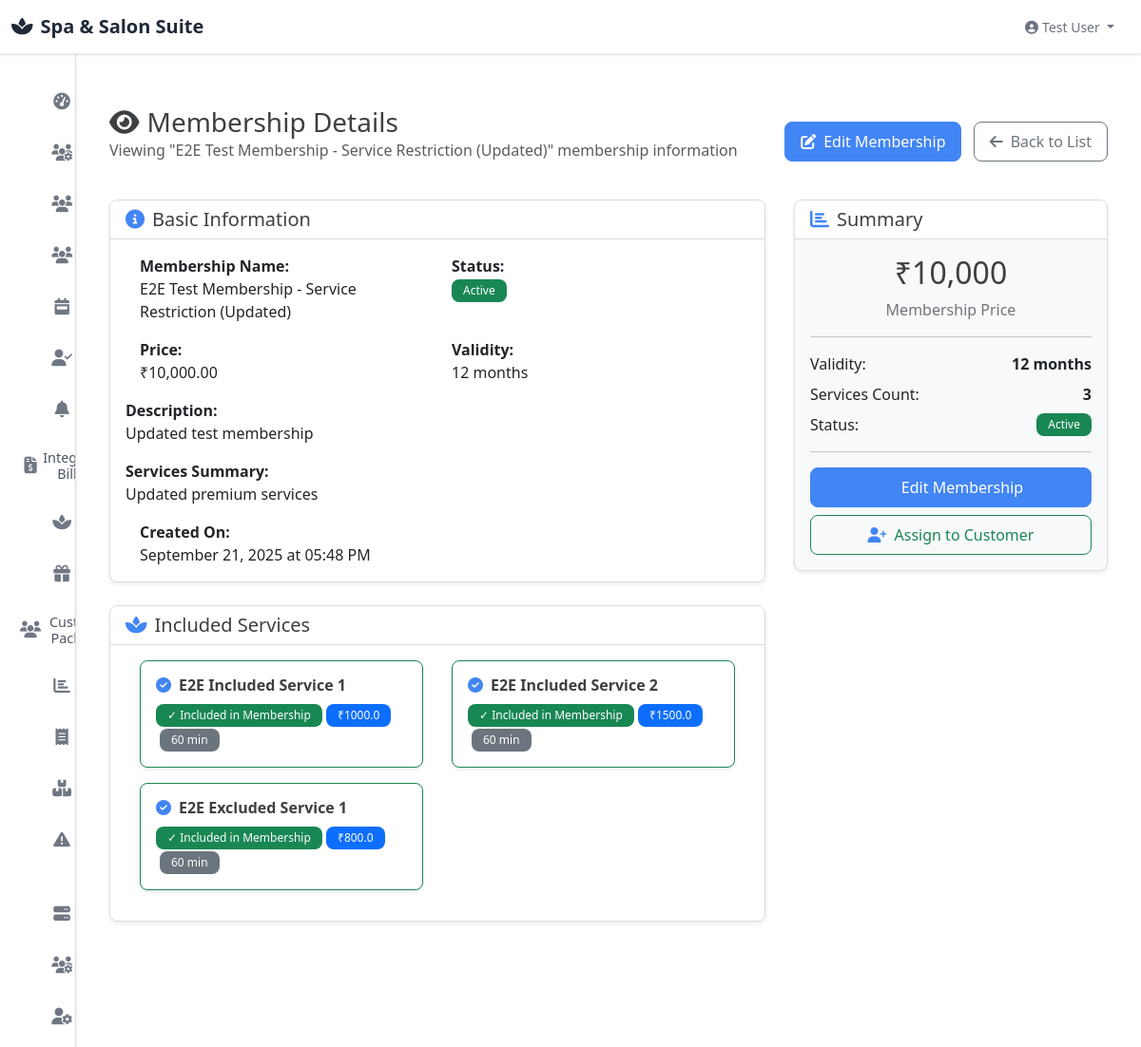
The page /memberships/view/8 (signed in) on the database its author committed.
### models.py (models this page shows, shortened)
class Membership(db.Model):
    __tablename__ = "memberships"
    id = db.Column(db.Integer, primary_key=True)
    name = db.Column(db.String(100), nullable=False)
    price = db.Column(db.Float, nullable=False)
    validity_months = db.Column(db.Integer, nullable=False)  # Usually 12
    services_included = db.Column(db.Text, nullable=True)  # Keep for backward compatibility
    description = db.Column(db.Text, nullable=True)  # Description field for membership details
    is_active = db.Column(db.Boolean, default=True, nullable=False)
    created_at = db.Column(db.DateTime, default=datetime.utcnow)
    membership_services = db.relationship('MembershipService', backref='membership', lazy=True, cascade='all, delete-orphan')

class MembershipService(db.Model):
    __tablename__ = 'membership_services'
    id = db.Column(db.Integer, primary_key=True)
    membership_id = db.Column(db.Integer, db.ForeignKey('memberships.id'), nullable=False)
    service_id = db.Column(db.Integer, db.ForeignKey('service.id'), nullable=False)
    created_at = db.Column(db.DateTime, default=datetime.utcnow)
    service = db.relationship('Service', backref='membership_services')
    __table_args__ = (db.UniqueConstraint('membership_id', 'service_id'),)

class Service(db.Model):
    id = db.Column(db.Integer, primary_key=True)
    name = db.Column(db.String(100), nullable=False)
    description = db.Column(db.Text)
    duration = db.Column(db.Integer, nullable=False)  # in minutes
    price = db.Column(db.Float, nullable=False)
    category_id = db.Column(db.Integer, db.ForeignKey('category.id'))
    category = db.Column(db.String(50), nullable=False)  # Fallback for compatibility
    is_active = db.Column(db.Boolean, default=True)
    created_at = db.Column(db.DateTime, default=datetime.utcnow)
    appointments = db.relationship('Appointment', backref='service', lazy=True)

### modules/packages/membership_views.py (the view)
@app.route('/memberships/view/<int:membership_id>')
@login_required
def membership_view(membership_id):
    if not hasattr(current_user, 'can_access') or not current_user.can_access('packages'):
        flash('Access denied', 'danger')
        return redirect(url_for('dashboard'))
    membership = Membership.query.get_or_404(membership_id)
    return render_template('memberships/view.html', membership=membership)

### app.py (called while the page is built)
@login_manager.user_loader
def load_user(user_id):
    from models import User
    return User.query.get(int(user_id))

@app.context_processor
def utility_processor():
    import utils
    return dict(utils=utils)

@app.after_request
def after_request(response):
    response.headers['X-Frame-Options'] = 'SAMEORIGIN'
    response.headers['Access-Control-Allow-Origin'] = '*'
    response.headers['Access-Control-Allow-Methods'] = 'GET, POST, PUT, DELETE, OPTIONS'
    response.headers['Access-Control-Allow-Headers'] = 'Content-Type, Authorization, X-Requested-With'
    response.headers['Cache-Control'] = 'no-cache, no-store, must-revalidate'
    response.headers['Pragma'] = 'no-cache'
    response.headers['Expires'] = '0'
    return response

### models.py (called while the page is built, shortened)
    def has_role(self, role):
        if self.role_id and hasattr(self, 'dynamic_role') and self.dynamic_role:
            return self.dynamic_role.name == role
        return self.role == role

    def can_access(self, resource):
        if not self.is_active:
            return False
        if self.has_role('admin') or self.has_role('super_admin') or self.role == 'admin':
            return True

### templates/memberships/view.html (shortened to what this page needs)
{% extends "base.html" %}
{% block content %}
<div class="container-fluid">
    <div class="row">
        <div class="col-12">
            <div class="d-flex justify-content-between align-items-center mb-4">
                <div>
                    <h1 class="h3 mb-0">
                        <i class="fas fa-eye me-2"></i>Membership Details
                    </h1>
                    <p class="text-muted">Viewing "{{ membership.name }}" membership information</p>
                </div>
                <div>
                    <a href="{{ url_for('membership_edit', membership_id=membership.id) }}" class="btn btn-primary me-2">
                        <i class="fas fa-edit me-2"></i>Edit Membership
                    </a>
                    <a href="{{ url_for('memberships_list') }}" class="btn btn-outline-secondary">
                        <i class="fas fa-arrow-left me-2"></i>Back to List
                    </a>
                </div>
            </div>
        </div>
    </div>
    <div class="row">
        <div class="col-lg-8">
            <div class="card mb-4">
                <div class="card-header">
                    <h5 class="mb-0">
                        <i class="fas fa-info-circle me-2"></i>Basic Information
                    </h5>
                </div>
                <div class="card-body">
                    <div class="row mb-3">
                        <div class="col-md-6">
                            <strong>Membership Name:</strong>
                            <p class="mb-0">{{ membership.name }}</p>
                        </div>
                        <div class="col-md-6">
                            <strong>Status:</strong>
                            <p class="mb-0">
                                {% if membership.is_active %}
                                <span class="badge bg-success">Active</span>
                                {% else %}
                                <span class="badge bg-secondary">Inactive</span>
                                {% endif %}
                            </p>
                        </div>
                    </div>
                    <div class="row mb-3">
                        <div class="col-md-6">
                            <strong>Price:</strong>
                            <p class="mb-0">₹{{ "{:,.2f}".format(membership.price) }}</p>
                        </div>
                        <div class="col-md-6">
                            <strong>Validity:</strong>
                            <p class="mb-0">{{ membership.validity_months }} months</p>
                        </div>
                    </div>
                    {% if membership.description %}
                    <div class="mb-3">
                        <strong>Description:</strong>
                        <p class="mb-0">{{ membership.description }}</p>
                    </div>
                    {% endif %}
                    {% if membership.services_included %}
                    <div class="mb-3">
                        <strong>Services Summary:</strong>
                        <p class="mb-0">{{ membership.services_included }}</p>
                    </div>
                    {% endif %}
                    <div class="row">
                        <div class="col-md-6">
                            <strong>Created On:</strong>
                            <p class="mb-0">
                                {% if membership.created_at %}
                                {{ membership.created_at.strftime('%B %d, %Y at %I:%M %p') }}
                                {% else %}
                                <span class="text-muted">Not available</span>
                                {% endif %}
                            </p>
                        </div>
                    </div>
                </div>
            </div>
            <div class="card">
                <div class="card-header">
                    <h5 class="mb-0">
                        <i class="fas fa-spa me-2"></i>Included Services
                    </h5>
                </div>
                <div class="card-body">
                    {% if membership.membership_services %}
                    <div class="row">
                        {% for ms in membership.membership_services %}
                        <div class="col-md-6 mb-3">
                            <div class="card border-success">
                                <div class="card-body">
                                    <h6 class="card-title">
                                        <i class="fas fa-check-circle text-success me-2"></i>{{ ms.service.name }}
                                    </h6>
                                    <div>
                                        <span class="badge bg-success">✓ Included in Membership</span>
                                        <span class="badge bg-primary">₹{{ ms.service.price }}</span>
                                        {% if ms.service.duration %}
                                        <span class="badge bg-secondary ms-1">{{ ms.service.duration }} min</span>
                                        {% endif %}
                                    </div>
                                </div>
                            </div>
                        </div>
                        {% endfor %}
                    </div>
                    {% endif %}
                </div>
            </div>
        </div>
        <div class="col-lg-4">
            <div class="card bg-light">
                <div class="card-header">
                    <h5 class="mb-0">
                        <i class="fas fa-chart-bar me-2"></i>Summary
                    </h5>
                </div>
                <div class="card-body">
                    <div class="text-center mb-3">
                        <h2 class="text-primary">₹{{ "{:,.0f}".format(membership.price) }}</h2>
                        <p class="text-muted mb-0">Membership Price</p>
                    </div>
                    <hr>
                    <div class="d-flex justify-content-between mb-2">
                        <span>Validity:</span>
                        <strong>{{ membership.validity_months }} months</strong>
                    </div>
                    <div class="d-flex justify-content-between mb-2">
                        <span>Services Count:</span>
                        <strong>{{ membership.membership_services|length }}</strong>
                    </div>
                    <div class="d-flex justify-content-between mb-3">
                        <span>Status:</span>
                        {% if membership.is_active %}
                        <span class="badge bg-success">Active</span>
                        {% else %}
                        <span class="badge bg-secondary">Inactive</span>
                        {% endif %}
                    </div>
                    <hr>
                    <div class="d-grid gap-2">
                        <a href="{{ url_for('membership_edit', membership_id=membership.id) }}" class="btn btn-primary">
                            <i class="fas fa-edit me-2"></i>Edit Membership
                        </a>
                        <button type="button" class="btn btn-outline-success">
                            <i class="fas fa-user-plus me-2"></i>Assign to Customer
                        </button>
                    </div>
                </div>
            </div>
        </div>
    </div>
</div>
{% endblock %}

### static/css/style.css (style rules this page uses)
:root { --spa-primary: #4285f4; --spa-secondary: #8e9aaf; --spa-success: #34a853; --spa-info: #4fc3f7; --spa-warning: #fbbc04; --spa-danger: #ea4335; --spa-light: #f8f9fa; --spa-dark: #2c3e50; --bs-gutter-x: 30px; --table-border-color: #e8eaed; --table-hover-bg: #f8f9fa; --table-striped-bg: #fafbfc; --professional-bg: #ffffff; --professional-sidebar: #f5f7fa; --professional-border: #dadce0; --professional-text: #3c4043; --professional-muted: #70757a; --accepted-green: #1e8e3e; --pending-orange: #f29900; --overdue-red: #d93025; }
* { box-sizing: border-box; }
html, body { height: 100%; margin: 0; padding: 0; font-family: 'Google Sans', 'Segoe UI', Roboto, sans-serif; background-color: var(--professional-bg); color: var(--professional-text) !important; overflow-x: hidden; padding-top: 56px; }
@media (min-width: 992px) { body { padding-left: 280px; } }
.main-content .container-fluid { max-width: 100%; padding: 0; }
.main-content .row { margin: 0; --bs-gutter-x: 30px; }
.main-content [class*="col"] { padding-left: 15px !important; padding-right: 15px !important; }
body.sidebar-minimized { padding-left: 80px; transition: all 0.3s ease; }
.card { border: 1px solid var(--professional-border); border-radius: 8px; box-shadow: 0 2px 4px rgba(60, 64, 67, 0.1); transition: all 0.3s ease; background-color: var(--professional-bg); }
.card .card-title { color: var(--professional-text) !important; font-weight: 600; }
.card .text-muted { color: var(--professional-muted) !important; }
.card .text-center h2 { color: var(--professional-text) !important; }
.card .text-center p { color: var(--professional-muted) !important; }
.card .fas, .card .fa { color: var(--spa-primary) !important; }
.card-header { background-color: var(--professional-bg); border-bottom: 1px solid var(--professional-border); font-weight: 600; border-radius: 8px 8px 0 0 !important; color: var(--professional-text) !important; }
.btn { border-radius: 0.5rem; font-weight: 500; padding: 0.5rem 1rem; transition: all 0.3s ease; }
.btn-primary { background-color: var(--spa-primary); border: 1px solid var(--spa-primary); color: white; }
.badge { border-radius: 0.5rem; padding: 0.375rem 0.75rem; font-weight: 500; font-size: 0.75rem; }

### rows shown on the page
Membership: name "E2E Test Membership - Service Restriction (Updated)", price "10,000.00", validity_months "12", description "Updated test membership", services_included "Updated premium services", created_at "September 21, 2025 at 05:48 PM", price "10,000"
MembershipService: service.name "E2E Included Service 1", service.price "1000.0", service.duration "60"
MembershipService: service.name "E2E Included Service 2", service.price "1500.0", service.duration "60"
MembershipService: service.name "E2E Excluded Service 1", service.price "800.0", service.duration "60"

### other values the page prints
{{ membership.membership_services|length }} "3"
